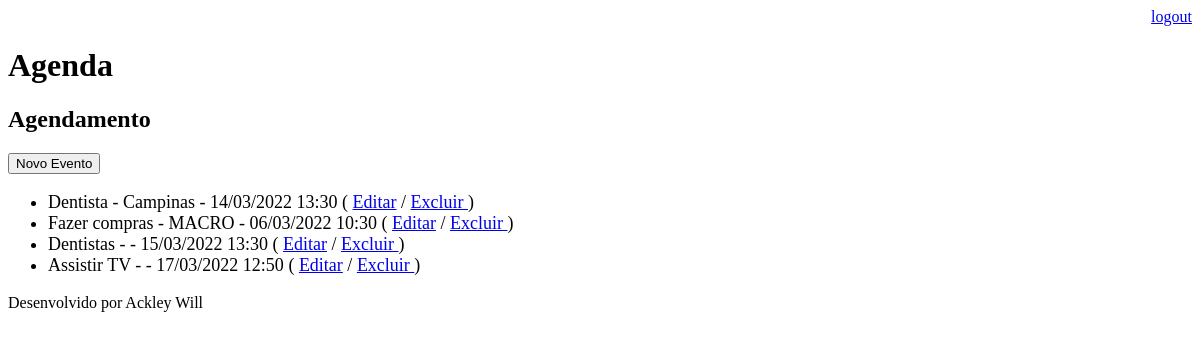
The page /agenda/ (signed in) on the database as committed earlier.
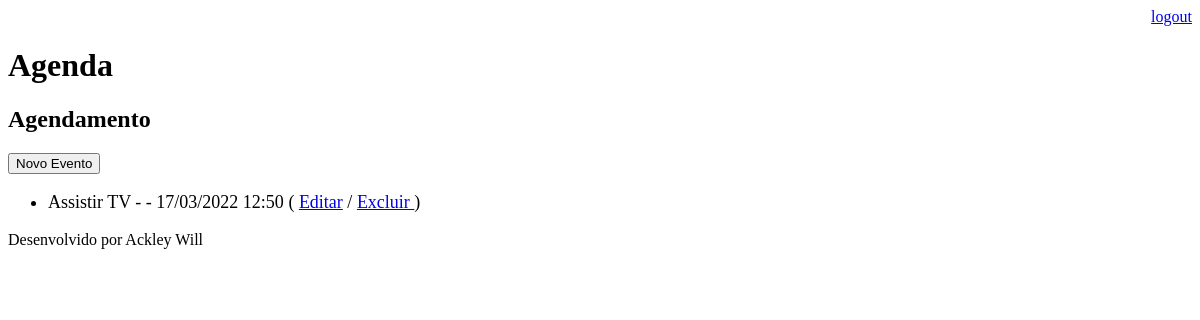
The same page on the database as committed later.
### core/models.py (models this page shows, shortened)
class Evento(models.Model):
    titulo = models.CharField(max_length=100)
    descricao = models.TextField(blank=True,null=True)
    data_evento = models.DateTimeField(verbose_name="Data do Evento")
    data_criacao = models.DateTimeField(auto_now=True)
    local = models.TextField(blank=True, null=True)
    usuario = models.ForeignKey(User, on_delete = models.CASCADE)
    class Meta:
        db_table = 'evento'
    def get_data_evento(self):
        return self.data_evento.strftime('%d/%m/%Y %H:%M')
    def get_evento_atrasado(self):
        if self.data_evento < datetime.now():
            return True
        else:
            return False

### core/views.py (the view)
# urls.py: path('agenda/', views.lista_eventos),
@login_required(login_url='/login/') # Requer que o usuário esteja autenticado
def lista_eventos(request):
    usuario = request.user
    data_atual = datetime.now() - timedelta(hours=1)
    evento = Evento.objects.filter(usuario=usuario, data_evento__gt=data_atual ) # __gt para maior e __lt para menor
    dados = {'eventos': evento}
    return render(request, 'agenda.html',dados)

### templates/agenda.html (shortened to what this page needs)
{% extends "model-page.html" %}
{% block content %}
    <h2>Agendamento</h2>
    <a href="evento/">
        <button type="button">Novo Evento</button>
    </a>
    <ul style="font-size: 18px">
        {% for evento in eventos %}
            <li>
                <div style= {% if evento.get_evento_atrasado %} "color:red" {% endif %}>
                    {{ evento.titulo }} - {{ evento.local }} - {{ evento.get_data_evento }}
                    ( <a href ='evento/?id={{ evento.id }}'> Editar</a> /
                    <a href="evento/delete/{{ evento.id }}/"> Excluir </a>) </li>
        {% endfor %}
    </ul>
{% endblock %}

Rows that differ between the two databases and show on the page:
no longer on this page (row edited): Evento: titulo "Dentista", local "Campinas", get_data_evento "14/03/2022 13:30"
no longer on this page (row edited): Evento: titulo "Fazer compras", local "MACRO", get_data_evento "06/03/2022 10:30"
no longer on this page (row edited): Evento: titulo "Dentistas", get_data_evento "15/03/2022 13:30"
